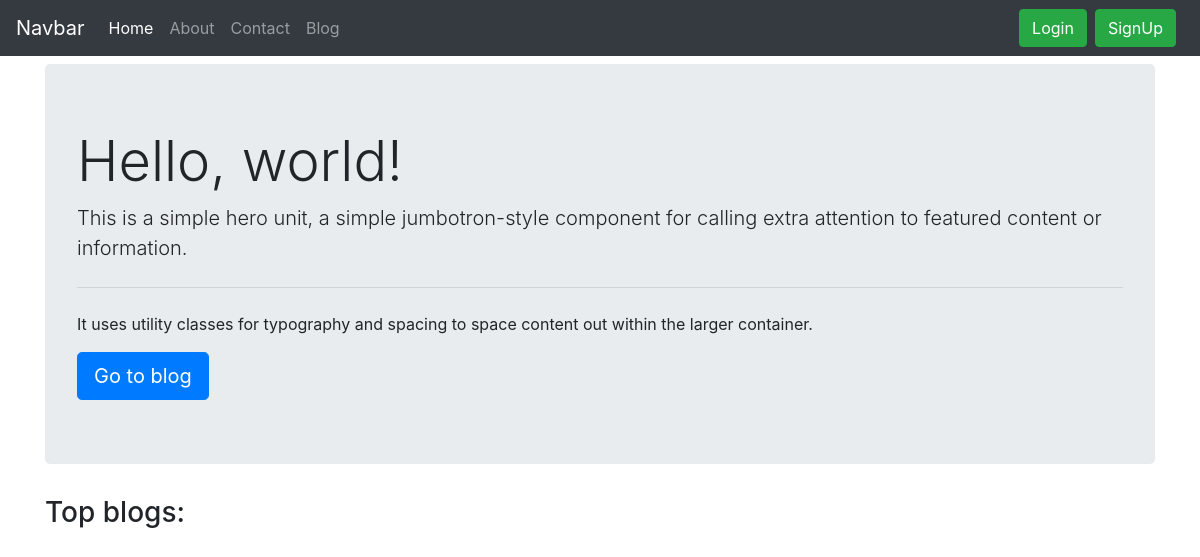
/, run on an earlier commit of the app's database.
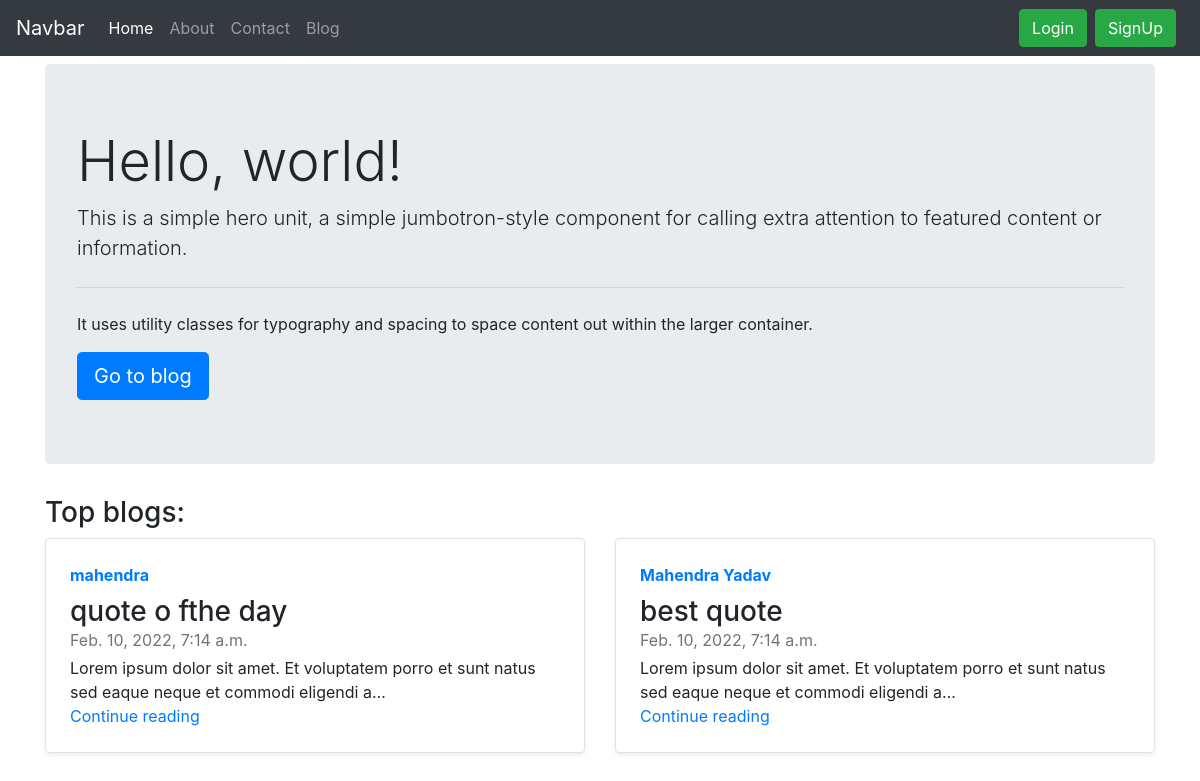
And on a later commit of the database.
### blog/models.py (models this page shows, shortened)
class Post(models.Model):
     sn = models.AutoField(primary_key= True)
     title = models.CharField(max_length=500)
     content = models.TextField()
     slug = models.CharField(max_length=500)
     timestamp = models.DateTimeField(blank=True)
     author = models.CharField(max_length=100)

### home/views.py (the view)
# urls.py: path("", views.bloghome, name='home'),
def home(request):
    all_post = Post.objects.all()
    context = {"all_post": all_post}
    return render(request, "home/home.html", context)

### templates/home/home.html (shortened to what this page needs)
{% extends "base.html" %}
{% block homeactive %}active{% endblock homeactive %}
{% block body %}
<div class="container my-2">
<div class="jumbotron">
  <h1 class="display-4">Hello, world!</h1>
  <p class="lead">This is a simple hero unit, a simple jumbotron-style component for calling extra attention to featured content or information.</p>
  <hr class="my-4">
  <p>It uses utility classes for typography and spacing to space content out within the larger container.</p>
  <a class="btn btn-primary btn-lg" href="/blog" role="button">Go to blog</a>
</div>
</div>
<div class="container mt-3">
<h3>Top blogs:</h3>
    <div class="row my-2">
        {% for post in all_post %}
        <div class="col-md-6">
      <div class="row no-gutters border rounded overflow-hidden flex-md-row mb-4 shadow-sm h-md-250 position-relative">
        <div class="col p-4 d-flex flex-column position-static">
          <strong class="d-inline-block mb-2 text-primary">{{ post.author }}</strong>
          <h3 class="mb-0">{{ post.title }}</h3>
          <div class="mb-1 text-muted">{{ post.timestamp }}</div>
          <p class="card-text mb-auto">{{ post.content | truncatechars:100}}</p>
          <a href="blog/{{ post.slug }}" class="stretched-link">Continue reading</a>
        </div>
      </div>
    </div>
    {% if forloop.counter|divisibleby:2%}
    </div>
    <div class="row my-2">
        {%endif%}
        {%endfor%}</div>
</div>
{% endblock body %}

### templates/base.html (shortened to what this page needs)
<!doctype html>
<html lang="en">
  <head>
    <link rel="stylesheet" href="https://cdn.jsdelivr.net/npm/bootstrap@4.6.1/dist/css/bootstrap.min.css">
  </head>
  <body>
    <nav class="navbar navbar-expand-lg navbar-dark bg-dark">
  <a class="navbar-brand" href="#">Navbar</a>
  <div class="collapse navbar-collapse" id="navbarSupportedContent">
    <ul class="navbar-nav mr-auto">
      <li class="nav-item {% block homeactive %}{% endblock homeactive%}">
        <a class="nav-link" href="/">Home</a>
      </li>
      <li class="nav-item   {% block aboutactive%}{% endblock aboutactive%}" >
        <a class="nav-link" href="/about">About</a>
      </li>
      <li class="nav-item  {% block contactactive%}{% endblock contactactive%}">
        <a class="nav-link" href="/contact">Contact</a>
      </li>
      <li class="nav-item {% block blogactive%}{% endblock blogactive%}" >
        <a class="nav-link" href="/blog">Blog</a>
      </li>
    </ul>
{% if user.is_authenticated %}
<ul class="navbar-nav mr-2">
<li class="nav-item dropdown">
<a class="nav-link dropdown-toggle" href='#' id="navbarDropdown" role="button" data-toggle="dropdown"> Welcome {{request.user}}</a>
<div class="dropdown-menu" aria-labelledby="navbarDropdown">
          <a class="dropdown-item" href="/logout">Logout</a>
        </div>
      </li>
      </ul>
      </div>
{% else %}
<button type="button" class="btn btn-success mr-2" data-toggle="modal" data-target="#LoginModal">
Login
</button>
<button type="button" class="btn btn-success mr-2" data-toggle="modal" data-target="#SignupModal">
SignUp
</button>
{% endif %}
</nav>
    {% block body %} {% endblock body%}
  </body>
</html>

What changed in the data, as far as the page shows it:
added Post: author "mahendra", title "quote o fthe day", timestamp "Feb. 10, 2022, 7:14 a.m.", content "Lorem ipsum dolor sit amet. Et voluptatem porro et sunt natus sed eaque neque et commodi eligendi a…"
added Post: author "Mahendra Yadav", title "best quote", timestamp "Feb. 10, 2022, 7:14 a.m.", content "Lorem ipsum dolor sit amet. Et voluptatem porro et sunt natus sed eaque neque et commodi eligendi a…"
